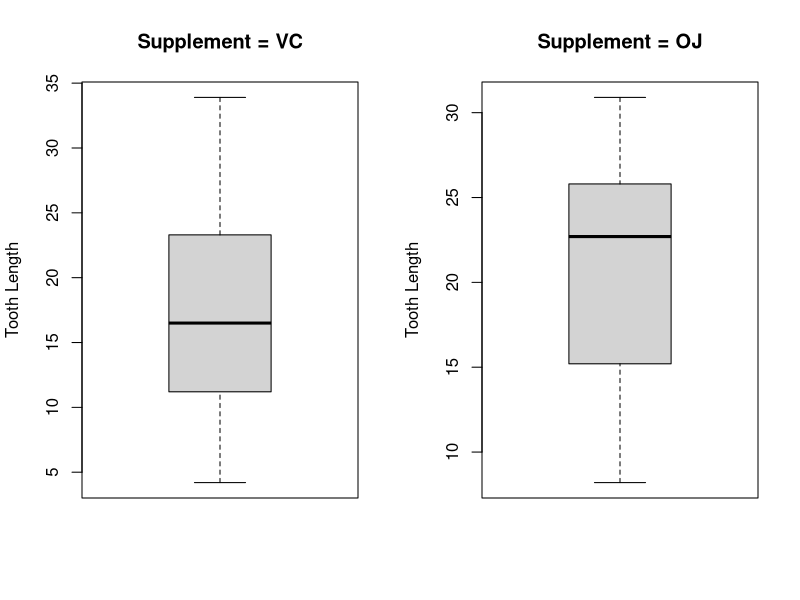
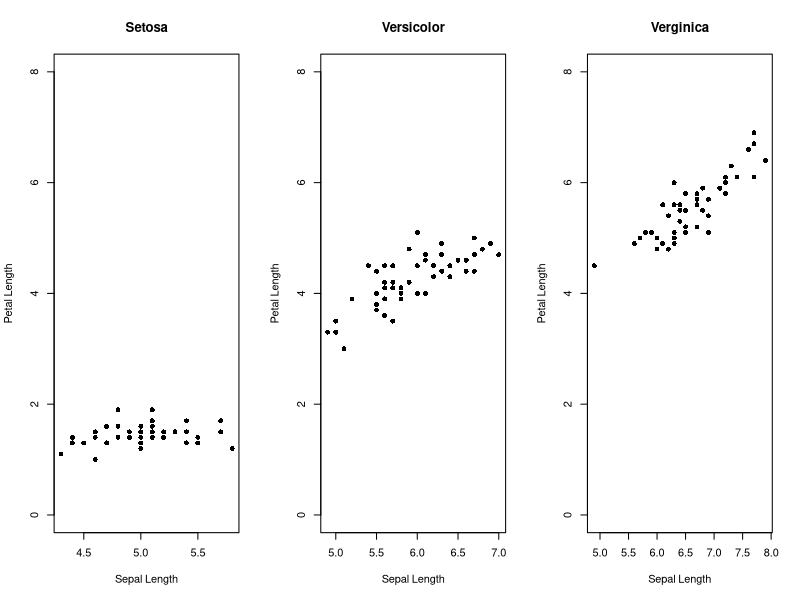
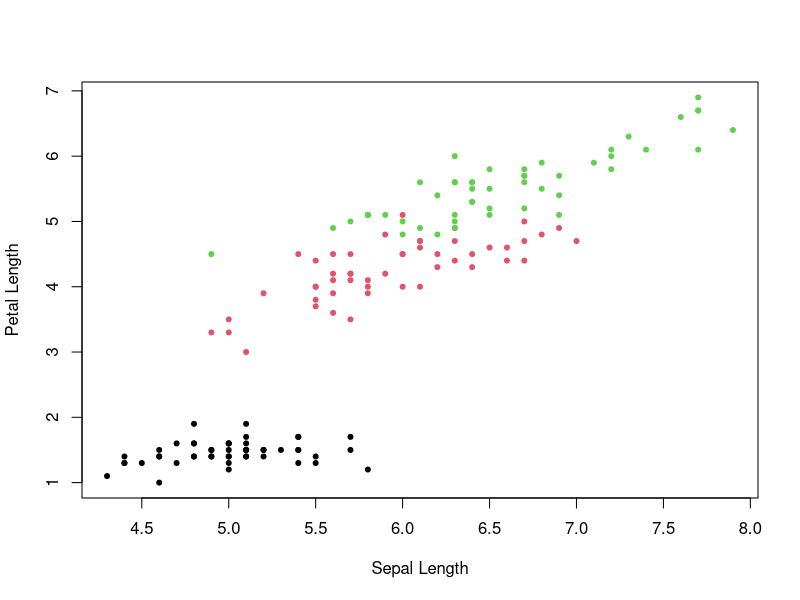
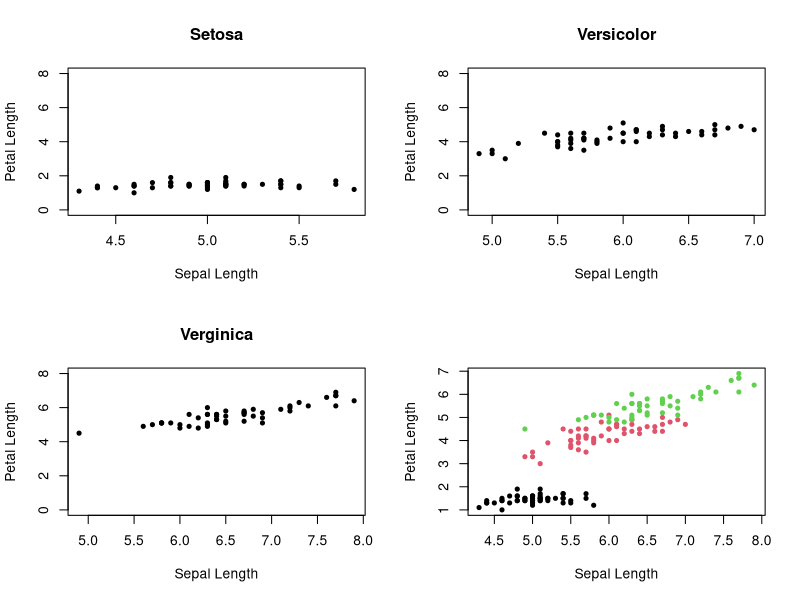

Write R code to recreate these figures, in order.
challenge=ToothGrowth
View(challenge)

supp1=subset(challenge, supp=="VC")
supp2=subset(challenge, supp=="OJ")

h=1280
w=780
x11(h,w)
par(mfrow=c(1,2))
with(supp1,boxplot(len,main="Supplement = VC",ylab="Tooth Length"))
with(supp2,boxplot(len,main="Supplement = OJ",ylab="Tooth Length"))


iris=iris
names(iris)
especies=unique(iris$Species);especies
i=iris$Species=="setosa"
cor(iris[i, "Sepal.Length"], iris[i, "Petal.Length"])
i2=iris$Species=="versicolor"
cor(iris[i2, "Sepal.Length"], iris[i2, "Petal.Length"])
i3=iris$Species=="virginica"
cor(iris[i3, "Sepal.Length"], iris[i3, "Petal.Length"])

# One way to do this:
sp1=subset(iris,Species=="setosa")
sp2=subset(iris,Species=="versicolor")
sp3=subset(iris,Species=="virginica")

h=1280
w=780
x11(h,w)
par(mfrow=c(1,3))
plot(Petal.Length~Sepal.Length,data=sp1,pch=16,col=1,main="Setosa",ylim=range(0,8),ylab="Petal Length",xlab="Sepal Length")
plot(Petal.Length~Sepal.Length,data=sp2,pch=16,col=1,main="Versicolor",ylim=range(0,8),ylab="Petal Length",xlab="Sepal Length")
plot(Petal.Length~Sepal.Length,data=sp3,pch=16,col=1,main="Verginica",ylim=range(0,8),ylab="Petal Length",xlab="Sepal Length")

#or we can do like this

x11()
plot(Petal.Length~Sepal.Length,data=iris,pch=20,col=c(1,2,3)[iris$Species],ylab="Petal Length",xlab="Sepal Length")


# Comparing:
h=1280
w=780
x11(h,w)
par(mfrow=c(2,2))
plot(Petal.Length~Sepal.Length,data=sp1,pch=20,col=1,main="Setosa",ylim=range(0,8),ylab="Petal Length",xlab="Sepal Length")
plot(Petal.Length~Sepal.Length,data=sp2,pch=20,col=1,main="Versicolor",ylim=range(0,8),ylab="Petal Length",xlab="Sepal Length")
plot(Petal.Length~Sepal.Length,data=sp3,pch=20,col=1,main="Verginica",ylim=range(0,8),ylab="Petal Length",xlab="Sepal Length")
plot(Petal.Length~Sepal.Length,data=iris,pch=20,col=c(1,2,3)[iris$Species],ylab="Petal Length",xlab="Sepal Length")
